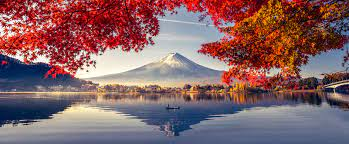
#> input picture Dominant-color-extractor/download.jpeg, 349 x 144 px
$ jupyter execute Dominant_color_exttactor.ipynb   (shell and % lines are left out)
#> lines starting #> are read from the running program, lines starting #| are printed output that depends on the picture
[cell 1]
import matplotlib.pyplot as plt
import cv2
from sklearn.cluster import KMeans
import numpy as np

[cell 2]
image=cv2.imread("download.jpeg")
#> image is the input picture: shape (144, 349, 3); mean B, G, R 101.2, 98.1, 133.7
print(image.shape)
#| (144, 349, 3)

[cell 3]
plt.imshow(image)
plt.show()

[cell 4]
img=cv2.cvtColor(image,cv2.COLOR_BGR2RGB)

[cell 5]
plt.imshow(img)
img=cv2.resize(img,(382,306))
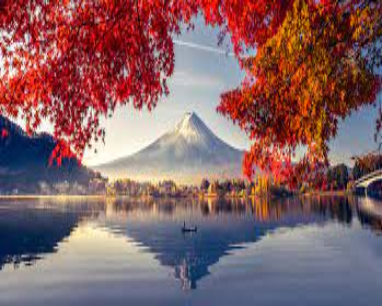
#> img: shape (306, 382, 3); mean R, G, B 133.6, 97.9, 101
plt.show()

[cell 6]
img[0]
#> Out = 382 rows, first 8: [71, 18, 38], [72, 11, 32], [87, 12, 33], [88, 5, 25], [90, 8, 22], [85, 6, 12], [95, 10, 12], [123, 26, 29]

[cell 7]
img=img.reshape(-1,3)

[cell 8]
img

[cell 9]
k=10
model=KMeans(n_clusters=k)
model.fit(img)

[cell 10]
centroids=model.cluster_centers_

[cell 11]
print(centroids)

[cell 12]
colors=np.array(centroids,dtype='uint8')

[cell 13]
colors

[cell 14]
i=1
for color in colors:
    plt.subplot(1,k,i)
    plt.axis("off")
    i=i+1
    mat=np.zeros((100,100,3),dtype='uint8')
    mat[:,:,:]=color
    plt.imshow(mat)
    plt.show()
#> this loop made 10 passes
#> pass 1, `plt.show()`:
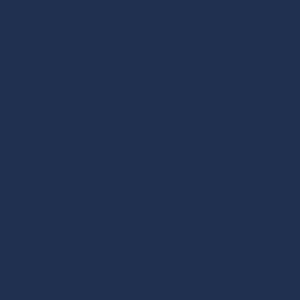
#> shown: shape (100, 100, 3) (shown 3 times larger); mean R, G, B 32, 48, 80
#> pass 2, `plt.show()`:
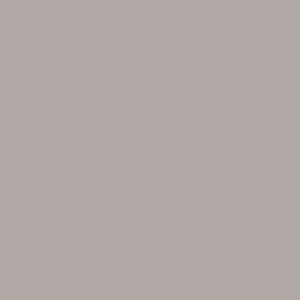
#> shown: shape (100, 100, 3) (shown 3 times larger); mean R, G, B 175, 168, 165
